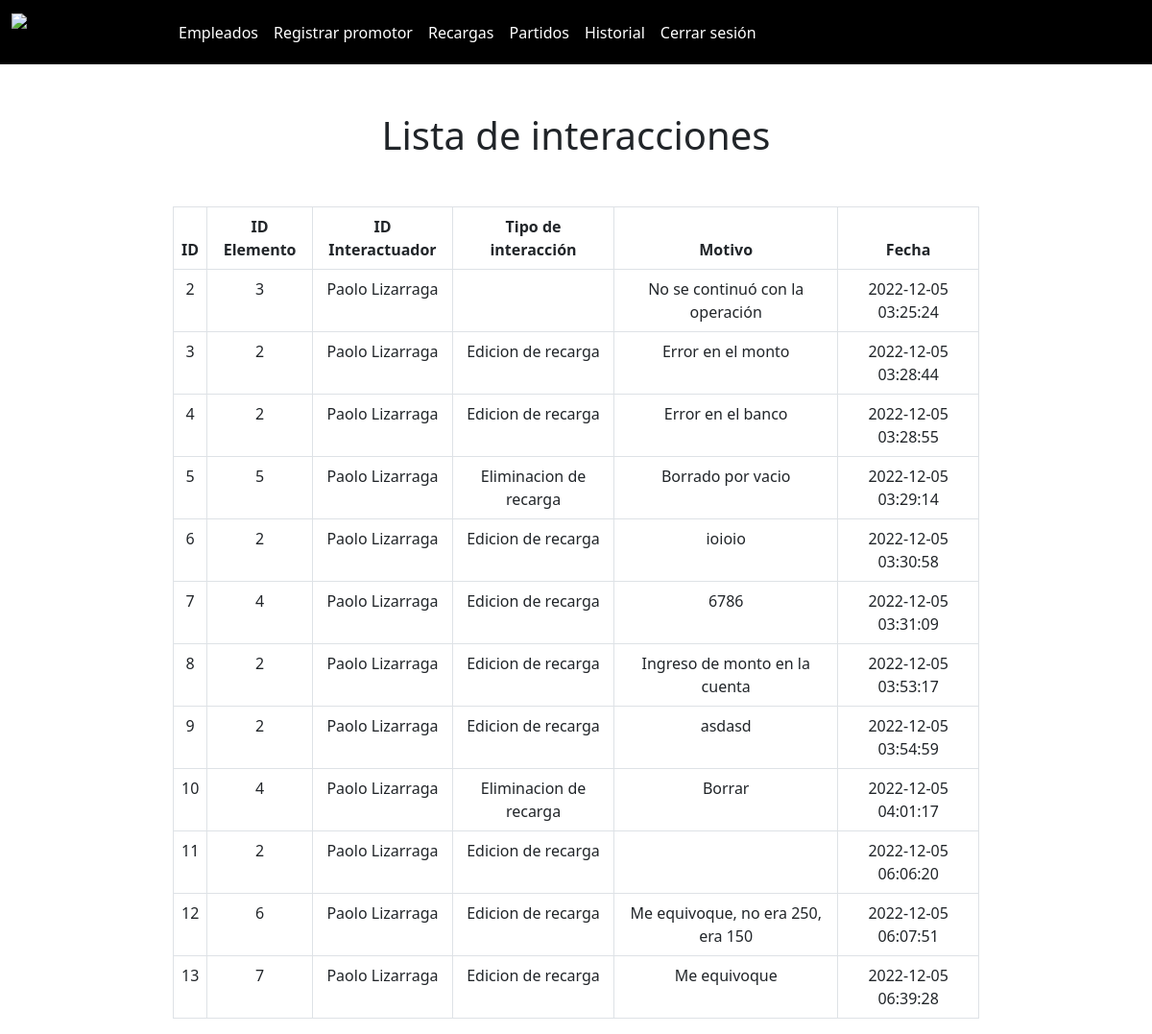
The app's page /historial.php (signed in) with its own data.
### tables this page shows
CREATE TABLE `interaccion` (
  `idinteraccion` int(11) NOT NULL,
  `idelemento` int(11) DEFAULT NULL,
  `idinteractuador` int(11) NOT NULL,
  `tipo` varchar(255) DEFAULT NULL,
  `motivo` text NOT NULL,
  `fecha` timestamp NOT NULL DEFAULT current_timestamp()
);

CREATE TABLE `usuario` (
  `idusuario` int(11) NOT NULL,
  `nombre` varchar(100) NOT NULL,
  `apellido_p` varchar(50) NOT NULL,
  `apellido_m` varchar(50) NOT NULL,
  `password` varchar(255) NOT NULL,
  `correo` varchar(255) NOT NULL,
  `telefono` varchar(11) NOT NULL,
  `idusuariotipo` int(10) NOT NULL,
  `idbilletera` int(10) DEFAULT NULL
);

### historial.php (the view, shortened to what this page needs)
<?php include("database/bd_connection.php")?>
<?php include("includes/header.php")?>
<?php
$correo = $_SESSION['correo'];
$password = $_SESSION['password'];
$query = "SELECT * FROM usuario WHERE correo='$correo' AND password='$password'";
$result_usuario = mysqli_query($conn, $query);
$userinfo = mysqli_fetch_array($result_usuario);
$idusuario = $userinfo['idusuario'];
$idusuariotipo = $userinfo['idusuariotipo'];
?>
<h1 style="text-align:center; margin-top:50px">Lista de interacciones</h1>
<div class="col-md-8" style="width:70%; text-align:center; margin: 0 auto; margin-top:50px">
    <table class="table table-bordered">
        <thead>
            <tr>
                <th>ID</th>
                <th>ID Elemento</th>
                <th>ID Interactuador</th>
                <th>Tipo de interacción</th>
                <th>Motivo</th>
                <th>Fecha</th>
            </tr>
        </thead>
        <tbody>
            <?php
            if($idusuariotipo==1)
            {
                $select_interaccion = "SELECT * FROM interaccion";
                $result_interaccion = mysqli_query($conn, $select_interaccion);
            }
            elseif($idusuariotipo==2)
            {
                $select_interaccion = "SELECT * FROM interaccion WHERE idinteractuador='$idusuario'";
                $result_interaccion = mysqli_query($conn, $select_interaccion);
                $interaccioninfo = mysqli_fetch_array($result_interaccion);
                $idinteraccion = $interaccioninfo['idinteraccion'];
            }
            while($row = mysqli_fetch_array($result_interaccion)) { ?>
                <tr>
                    <td><?php echo $row['idinteraccion']?></td>
                    <td><?php echo $row['idelemento']?></td>
                    <?php $idusuariointeractuador=$row['idinteractuador']?>
                    <?php $query_usuariointeractuador = "SELECT nombre, apellido_p FROM usuario WHERE idusuario='$idusuariointeractuador'";
                    $result_usuariointeractuador = mysqli_query($conn, $query_usuariointeractuador);
                    $usuariointeractuadorinfo = mysqli_fetch_array($result_usuariointeractuador);
                    $nombreusuariointeractuador = $usuariointeractuadorinfo['nombre'];
                    $apellidousuariointeractuador = $usuariointeractuadorinfo['apellido_p'];
                    ?>
                    <td>
                        <?php echo $nombreusuariointeractuador.' '.$apellidousuariointeractuador?>
                    </td>
                    <td><?php echo $row['tipo']?></td>
                    <td><?php echo $row['motivo']?></td>
                    <td><?php echo $row['fecha']?></td>
                </tr>
            <?php } ?>
        </tbody>
    </table>
</div>
<?php include("includes/footer.php")?>

### includes/header.php (shortened to what this page needs)
<!DOCTYPE html>
<html lang="en">
<head>
    <link href="https://cdn.jsdelivr.net/npm/bootstrap@5.2.3/dist/css/bootstrap.min.css" rel="stylesheet">
  </head>
<body>
<?php
$correo = $_SESSION['correo'];
$password = $_SESSION['password'];
$query = "SELECT * FROM usuario WHERE correo='$correo' AND password='$password'";
$result_usuario = mysqli_query($conn, $query);
$userinfo = mysqli_fetch_array($result_usuario);
?>
<nav class="navbar navbar-expand-lg bg-black">
  <div class="container-fluid">
    <a class="navbar-brand" href="index.php">
      <img src="https://images.prismic.io/sgbg/954b9375-0c41-453a-ad15-ff752fd6b88c_Apuestatotal-logo.png" alt="ApuestaTotal" width="150" height="40" class="d-inline-block align-text-top">
    </a>
    <?php if(isset($correo)) : ?>
      <div class="collapse navbar-collapse" id="navbarNav">
        <ul class="navbar-nav">
          <?php if($userinfo['idusuariotipo'] == 1) : ?>
          <li class="nav-item">
            <a class="nav-link active text-white" aria-current="page" href="list_empleados.php">Empleados</a>
          </li>
          <li class="nav-item">
            <a class="nav-link active text-white" aria-current="page" href="register_promotor.php">Registrar promotor</a>
          </li>
          <li class="nav-item">
            <a class="nav-link text-white" href="list_recargas.php">Recargas</a>
          </li>
          <li class="nav-item">
            <a class="nav-link text-white" href="partidos.php">Partidos</a>
          </li>
          <li class="nav-item">
            <a class="nav-link text-white" href="historial.php">Historial</a>
          </li>
          <?php endif; ?>
          <li>
            <a class="nav-link text-white" href="controller/user_logout.php">Cerrar sesión</a>
          </li>
        </ul>
      </div>
    <?php endif; ?>
  </div>
</nav>

### includes/footer.php (shortened to what this page needs)
</body>
</html>

### records on screen
interaccion: idinteraccion "2", idelemento "3", idinteractuador.nombre "Paolo", idinteractuador.apellido_p "Lizarraga", motivo "No se continuó con la operación", fecha "2022-12-05 03:25:24"
interaccion: idinteraccion "3", idelemento "2", idinteractuador.nombre "Paolo", idinteractuador.apellido_p "Lizarraga", tipo "Edicion de recarga", motivo "Error en el monto", fecha "2022-12-05 03:28:44"
interaccion: idinteraccion "4", idelemento "2", idinteractuador.nombre "Paolo", idinteractuador.apellido_p "Lizarraga", tipo "Edicion de recarga", motivo "Error en el banco", fecha "2022-12-05 03:28:55"
interaccion: idinteraccion "5", idelemento "5", idinteractuador.nombre "Paolo", idinteractuador.apellido_p "Lizarraga", tipo "Eliminacion de recarga", motivo "Borrado por vacio", fecha "2022-12-05 03:29:14"
interaccion: idinteraccion "6", idelemento "2", idinteractuador.nombre "Paolo", idinteractuador.apellido_p "Lizarraga", tipo "Edicion de recarga", motivo "ioioio", fecha "2022-12-05 03:30:58"
interaccion: idinteraccion "7", idelemento "4", idinteractuador.nombre "Paolo", idinteractuador.apellido_p "Lizarraga", tipo "Edicion de recarga", motivo "6786", fecha "2022-12-05 03:31:09"
interaccion: idinteraccion "8", idelemento "2", idinteractuador.nombre "Paolo", idinteractuador.apellido_p "Lizarraga", tipo "Edicion de recarga", motivo "Ingreso de monto en la cuenta", fecha "2022-12-05 03:53:17"
interaccion: idinteraccion "9", idelemento "2", idinteractuador.nombre "Paolo", idinteractuador.apellido_p "Lizarraga", tipo "Edicion de recarga", motivo "asdasd", fecha "2022-12-05 03:54:59"
interaccion: idinteraccion "10", idelemento "4", idinteractuador.nombre "Paolo", idinteractuador.apellido_p "Lizarraga", tipo "Eliminacion de recarga", motivo "Borrar", fecha "2022-12-05 04:01:17"
interaccion: idinteraccion "11", idelemento "2", idinteractuador.nombre "Paolo", idinteractuador.apellido_p "Lizarraga", tipo "Edicion de recarga", fecha "2022-12-05 06:06:20"
interaccion: idinteraccion "12", idelemento "6", idinteractuador.nombre "Paolo", idinteractuador.apellido_p "Lizarraga", tipo "Edicion de recarga", motivo "Me equivoque, no era 250, era 150", fecha "2022-12-05 06:07:51"
interaccion: idinteraccion "13", idelemento "7", idinteractuador.nombre "Paolo", idinteractuador.apellido_p "Lizarraga", tipo "Edicion de recarga", motivo "Me equivoque", fecha "2022-12-05 06:39:28"
